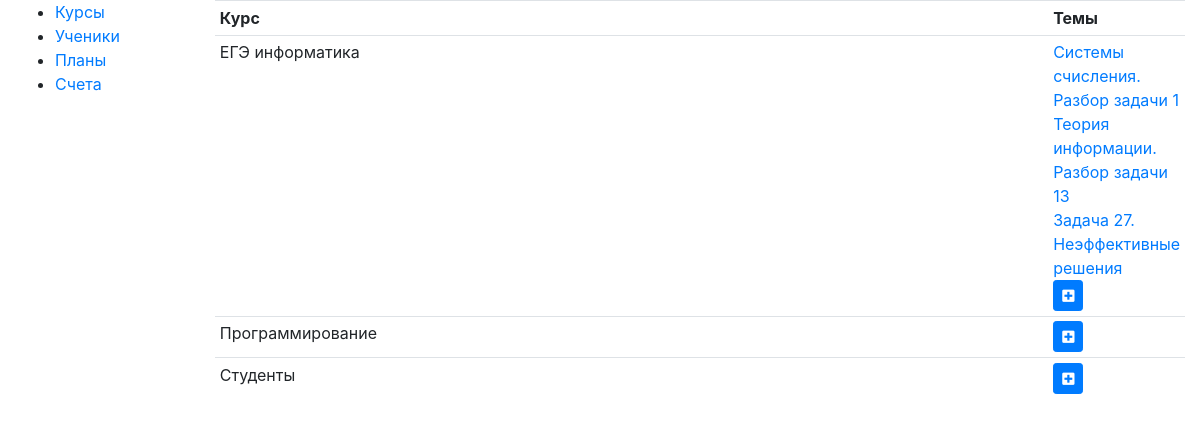
Before: /db/all_plans with the older database file.
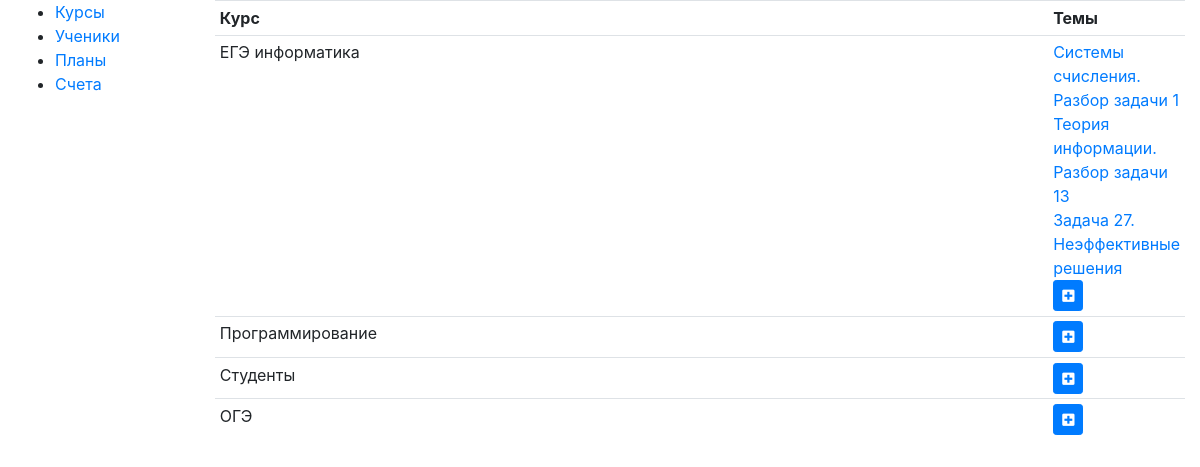
After: the same page with the newer database file.
### db/dbModels/Course.py (models this page shows)
class Course(models.Model):
	name = models.CharField(
		max_length=100,
		verbose_name = 'Название'
	)
	class Meta:
		managed = True
		verbose_name = 'Курс'
		verbose_name_plural = 'Курсы'
	def __str__(self):
		return self.name

### db/dbModels/Theme.py (models this page shows)
class Theme(models.Model):
	caption=models.CharField(
		max_length=100,
		verbose_name = 'Тема'
	)
	description=models.TextField(
		verbose_name = 'Описание',
		blank=True
	)
	course= models.ForeignKey(
		Course,
		on_delete=models.CASCADE,
		null=True,
		blank=True,
		verbose_name = 'Курс'
	)
	number=models.IntegerField(
		null=True,
		default=0,
		verbose_name = 'Номер'
	)
	class Meta:
		managed = True
		verbose_name = 'Тема'
		verbose_name_plural = 'Темы'
	def __str__(self):
		return self.caption

### db/views.py (the view)
# urls.py: path('all_plans', views.allPlans, name = 'allPlans'),
def allPlans(request):
	crs=Course.objects.all()
	crs_plns=[]
	for c in crs:
		itms=Theme.objects.filter(course=c)
		crs_plns.append([c,itms])
	if request.method=='POST':
		return HttpResponseRedirect(reverse('courseItem',args=(request.POST['addItem'],0)))
	return render(request, 'all_plans.html',{'course_plans':crs_plns})

### db/templates/all_plans.html
{% extends "base.html" %}
{% block content %}
<form method="POST" class="post-form">{% csrf_token %}
<table class="table table-sm">
	<tr>
		<th>Курс</th>
		<th>Темы</th>
	</tr>
	{%for cp in course_plans%}
	<tr class="row-sm-1">
		<td>{{cp.0}}</td>
		<td class="col-md-1">
		{%for i in cp.1%}
			<a href="{%url 'courseItem' cid=cp.0.id iid=i.id%}">{{i}}</a><br>
		{%endfor%}
		<button class="btn btn-primary btn-sm" type="submit" name="addItem" value="{{cp.0.id}}">
			<span class="fas fa-plus-square">
			</span>
		</button>
		</td>
	<tr>
	{%endfor%}
</table>
</form>
{% endblock %}

Changed rows visible on the page:
added Course: name "ОГЭ", {{ cp.0.id }} 11 (drawn)
